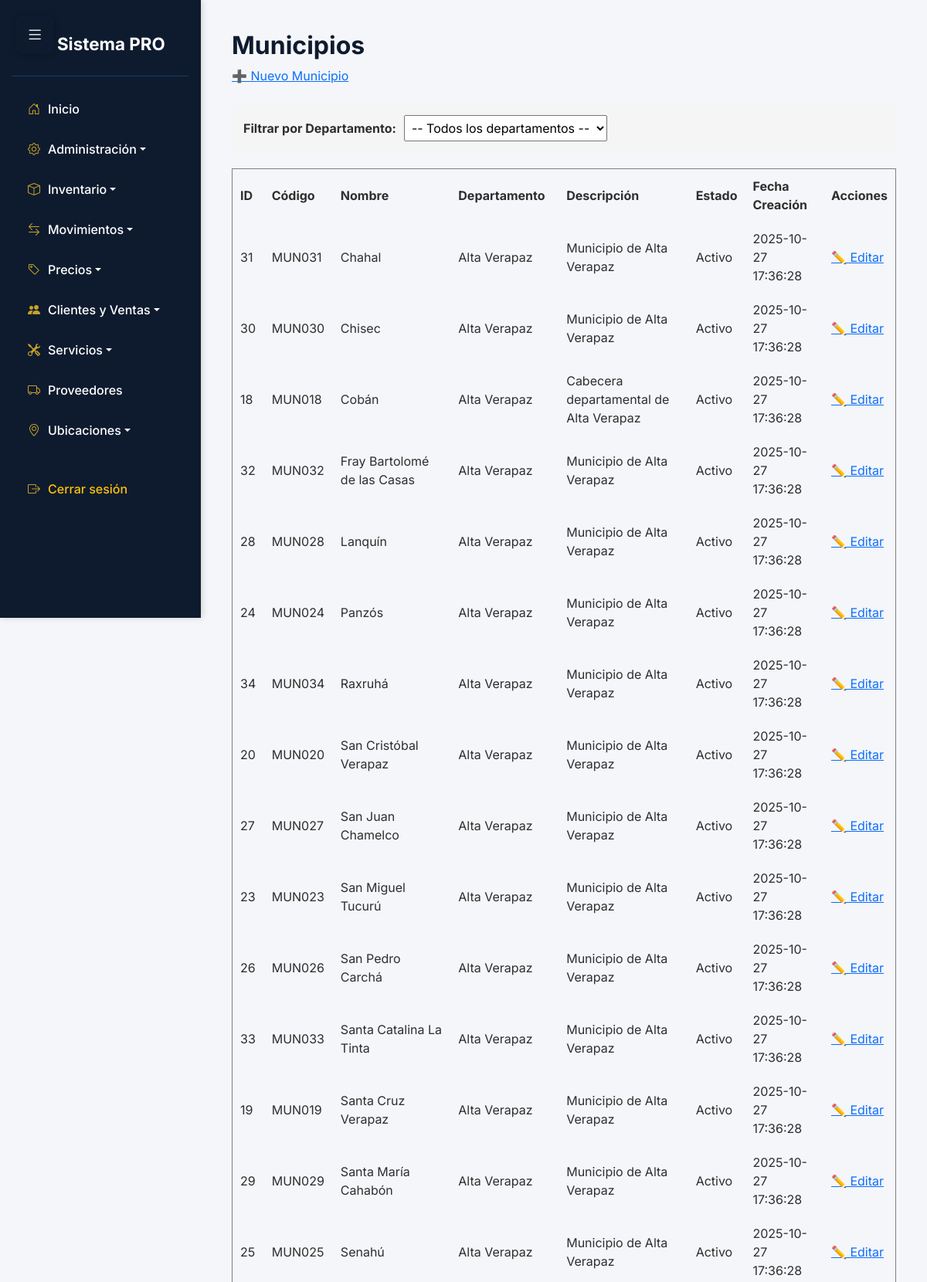
Screenshot of /app/vista/Municipios/listar.php (signed in, upper part) with the database file from the repository.
### tables this page shows
CREATE TABLE `municipios` (
  `id_municipio` int NOT NULL,
  `codigo_municipio` varchar(10) NOT NULL,
  `nombre_municipio` varchar(100) NOT NULL,
  `descripcion` text,
  `departamento_id` int NOT NULL,
  `estado_id` int NOT NULL,
  `creado_en` datetime DEFAULT CURRENT_TIMESTAMP,
  `actualizado_en` datetime DEFAULT NULL ON UPDATE CURRENT_TIMESTAMP
);

CREATE TABLE `departamentos` (
  `id_departamento` int NOT NULL,
  `codigo_departamento` varchar(10) NOT NULL,
  `nombre_departamento` varchar(100) NOT NULL,
  `descripcion` text,
  `estado_id` int NOT NULL,
  `creado_en` datetime DEFAULT CURRENT_TIMESTAMP,
  `actualizado_en` datetime DEFAULT NULL ON UPDATE CURRENT_TIMESTAMP
);

### app/Conexion/Conexion.php (called while the page is built)
<?php
class Conexion {
    private $conexion;
    private $host = 'localhost';
    private $dbName = 'aegis';
    private $username = 'root';
    private $password = '';
    public function __construct() {
        try {
            $this->conexion = new PDO(
                "mysql:host=$this->host;dbname=$this->dbName",
                $this->username,
                $this->password
            );
            $this->conexion->setAttribute(PDO::ATTR_ERRMODE, PDO::ERRMODE_EXCEPTION);
        } catch (PDOException $e) {
            die("Error de conexión: " . $e->getMessage());
        }
    }
    public function getConexion() {
        return $this->conexion;
    }
}
?>

### app/Controlador/MunicipiosControlador.php (called while the page is built, shortened)
<?php
require_once __DIR__ . '/../Modelo/Municipio.php';
class MunicipiosControlador {
    private $modelo;
    public function __construct() {
        $this->modelo = new Municipio();
    }
    public function listar() {
        return $this->modelo->listar();
    }
}

### app/Modelo/Municipio.php (called while the page is built, shortened)
<?php
require_once __DIR__ . '/../Conexion/Conexion.php';
class Municipio {
    private $conexion;
    public function __construct() {
        $this->conexion = new Conexion();
    }
    public function listar() {
        $sql = "SELECT m.id_municipio,
                       m.codigo_municipio,
                       m.nombre_municipio,
                       m.descripcion,
                       d.nombre_departamento,
                       CASE WHEN m.estado_id = 1 THEN 'Activo' ELSE 'Inactivo' END AS estado,
                       m.creado_en,
                       m.actualizado_en
                FROM municipios m
                INNER JOIN departamentos d ON m.departamento_id = d.id_departamento
                ORDER BY d.nombre_departamento ASC, m.nombre_municipio ASC";
        $stmt = $this->conexion->getConexion()->prepare($sql);
        $stmt->execute();
        return $stmt->fetchAll(PDO::FETCH_ASSOC);
    }
}

### app/Vista/Municipios/listar.php (the view, shortened to what this page needs)
<?php
require_once '../../Controlador/MunicipiosControlador.php';
include '../../../includes/sidebar.php';
$controlador = new MunicipiosControlador();
$departamentos = $controlador->obtenerDepartamentos();
$departamento_filtro = isset($_GET['departamento']) ? intval($_GET['departamento']) : 0;
if ($departamento_filtro > 0) {
    require_once '../../Controlador/ClientesControlador.php';
    $clienteControlador = new ClientesControlador();
    $municipios = $clienteControlador->obtenerMunicipios($departamento_filtro);
    $departamentoInfo = null;
    foreach ($departamentos as $d) {
        if ($d['id_departamento'] == $departamento_filtro) {
            $departamentoInfo = $d;
            break;
        }
    }
    if ($departamentoInfo && !empty($municipios)) {
        foreach ($municipios as &$m) {
            $m['nombre_departamento'] = $departamentoInfo['nombre_departamento'];
            $m['estado'] = 'Activo';
        }
    }
} else {
    $municipios = $controlador->listar();
}
?>
<h2>Municipios</h2>
<a href="nuevo.php">➕ Nuevo Municipio</a>
<br><br>
<div style="background: #f5f5f5; padding: 15px; border-radius: 5px; margin-bottom: 20px;">
    <form method="get" style="display: flex; align-items: center; gap: 10px;">
        <label><strong>Filtrar por Departamento:</strong></label>
        <select name="departamento" onchange="this.form.submit()" style="padding: 5px;">
            <option value="0">-- Todos los departamentos --</option>
        </select>
    </form>
</div>
<table border="1" cellpadding="10" cellspacing="0" style="width: 100%;">
    <thead>
        <tr>
            <th>ID</th>
            <th>Código</th>
            <th>Nombre</th>
            <th>Departamento</th>
            <th>Descripción</th>
            <th>Estado</th>
            <th>Fecha Creación</th>
            <th>Acciones</th>
        </tr>
    </thead>
    <tbody>
        <?php if (empty($municipios)): ?>
            <tr>
                <td colspan="8" style="text-align:center;">
                    <?php if ($departamento_filtro > 0): ?>
                        No hay municipios registrados para este departamento
                    <?php else: ?>
                        No hay municipios registrados
                    <?php endif; ?>
                </td>
            </tr>
        <?php else: ?>
            <?php foreach ($municipios as $m): ?>
                <tr>
                    <td><?= htmlspecialchars($m['id_municipio']) ?></td>
                    <td><?= htmlspecialchars($m['codigo_municipio'] ?? 'N/A') ?></td>
                    <td><?= htmlspecialchars($m['nombre_municipio']) ?></td>
                    <td><?= htmlspecialchars($m['nombre_departamento']) ?></td>
                    <td><?= htmlspecialchars($m['descripcion'] ?? '-') ?></td>
                    <td><?= htmlspecialchars($m['estado'] ?? 'N/A') ?></td>
                    <td><?= htmlspecialchars($m['creado_en'] ?? 'N/A') ?></td>
                    <td>
                        <a href="editar.php?id=<?= $m['id_municipio'] ?>">✏️ Editar</a>
                 </td>
                </tr>
            <?php endforeach; ?>
        <?php endif; ?>
    </tbody>
</table>

### includes/sidebar.php (style rules this page uses)
:root { --sidebar-bg: #0e1b2f; --sidebar-hover: #1f3a5f; --accent-gold: #c9a227; --body-bg: #f4f6f9; --text-light: #ffffff; --text-dark: #2e2e2e; }
body { font-family: 'Inter', sans-serif; background-color: var(--body-bg); color: var(--text-dark); margin: 0; padding: 0; }
h1, h2, h3 { color: var(--sidebar-bg); font-weight: 700; }

### rows the page displays
municipios: id_municipio "31", codigo_municipio "MUN031", nombre_municipio "Chahal", departamento.nombre_departamento "Alta Verapaz", descripcion "Municipio de Alta Verapaz", estado "Activo", creado_en "2025-10-27 17:36:28"
municipios: id_municipio "30", codigo_municipio "MUN030", nombre_municipio "Chisec", departamento.nombre_departamento "Alta Verapaz", descripcion "Municipio de Alta Verapaz", estado "Activo", creado_en "2025-10-27 17:36:28"
municipios: id_municipio "18", codigo_municipio "MUN018", nombre_municipio "Cobán", departamento.nombre_departamento "Alta Verapaz", descripcion "Cabecera departamental de Alta Verapaz", estado "Activo", creado_en "2025-10-27 17:36:28"
municipios: id_municipio "32", codigo_municipio "MUN032", nombre_municipio "Fray Bartolomé de las Casas", departamento.nombre_departamento "Alta Verapaz", descripcion "Municipio de Alta Verapaz", estado "Activo", creado_en "2025-10-27 17:36:28"
municipios: id_municipio "28", codigo_municipio "MUN028", nombre_municipio "Lanquín", departamento.nombre_departamento "Alta Verapaz", descripcion "Municipio de Alta Verapaz", estado "Activo", creado_en "2025-10-27 17:36:28"
municipios: id_municipio "24", codigo_municipio "MUN024", nombre_municipio "Panzós", departamento.nombre_departamento "Alta Verapaz", descripcion "Municipio de Alta Verapaz", estado "Activo", creado_en "2025-10-27 17:36:28"
municipios: id_municipio "34", codigo_municipio "MUN034", nombre_municipio "Raxruhá", departamento.nombre_departamento "Alta Verapaz", descripcion "Municipio de Alta Verapaz", estado "Activo", creado_en "2025-10-27 17:36:28"
municipios: id_municipio "20", codigo_municipio "MUN020", nombre_municipio "San Cristóbal Verapaz", departamento.nombre_departamento "Alta Verapaz", descripcion "Municipio de Alta Verapaz", estado "Activo", creado_en "2025-10-27 17:36:28"
municipios: id_municipio "27", codigo_municipio "MUN027", nombre_municipio "San Juan Chamelco", departamento.nombre_departamento "Alta Verapaz", descripcion "Municipio de Alta Verapaz", estado "Activo", creado_en "2025-10-27 17:36:28"
municipios: id_municipio "23", codigo_municipio "MUN023", nombre_municipio "San Miguel Tucurú", departamento.nombre_departamento "Alta Verapaz", descripcion "Municipio de Alta Verapaz", estado "Activo", creado_en "2025-10-27 17:36:28"
municipios: id_municipio "26", codigo_municipio "MUN026", nombre_municipio "San Pedro Carchá", departamento.nombre_departamento "Alta Verapaz", descripcion "Municipio de Alta Verapaz", estado "Activo", creado_en "2025-10-27 17:36:28"
municipios: id_municipio "33", codigo_municipio "MUN033", nombre_municipio "Santa Catalina La Tinta", departamento.nombre_departamento "Alta Verapaz", descripcion "Municipio de Alta Verapaz", estado "Activo", creado_en "2025-10-27 17:36:28"
municipios: id_municipio "19", codigo_municipio "MUN019", nombre_municipio "Santa Cruz Verapaz", departamento.nombre_departamento "Alta Verapaz", descripcion "Municipio de Alta Verapaz", estado "Activo", creado_en "2025-10-27 17:36:28"
municipios: id_municipio "29", codigo_municipio "MUN029", nombre_municipio "Santa María Cahabón", departamento.nombre_departamento "Alta Verapaz", descripcion "Municipio de Alta Verapaz", estado "Activo", creado_en "2025-10-27 17:36:28"
municipios: id_municipio "25", codigo_municipio "MUN025", nombre_municipio "Senahú", departamento.nombre_departamento "Alta Verapaz", descripcion "Municipio de Alta Verapaz", estado "Activo", creado_en "2025-10-27 17:36:28"
